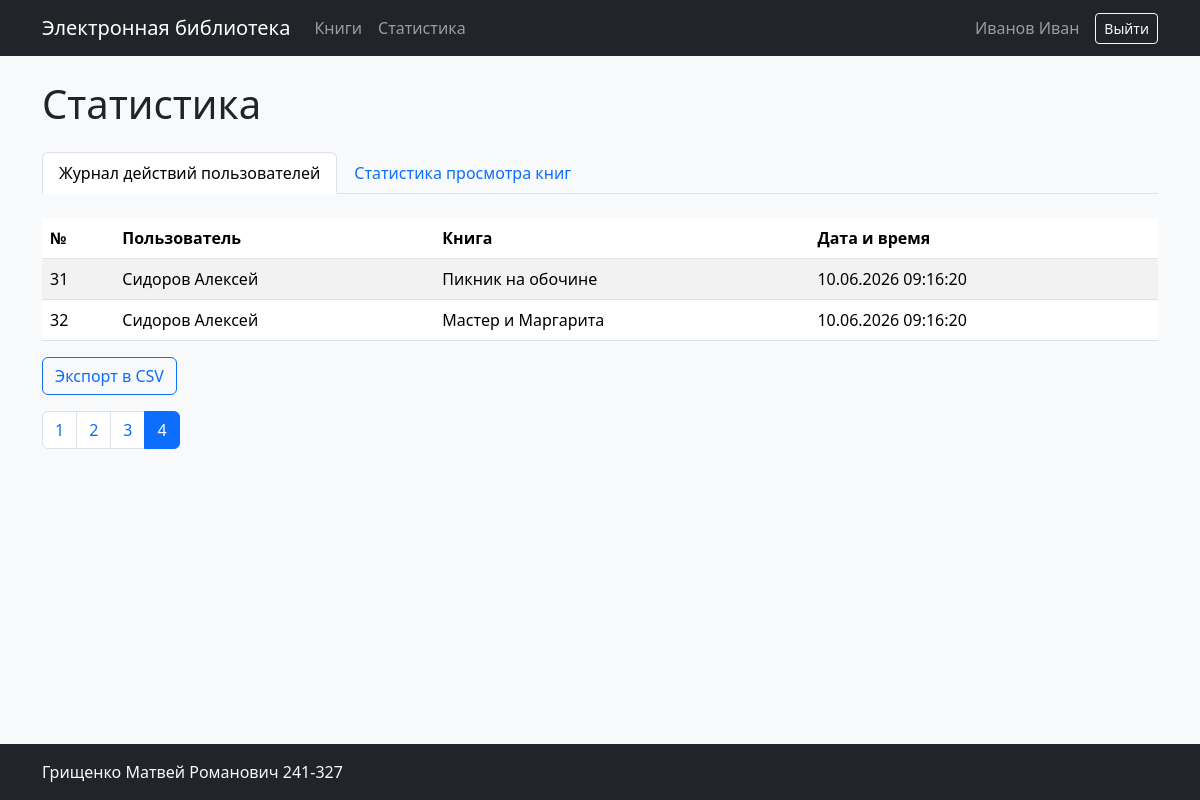
/statistics/?page=4&tab=journal (signed in), run on the app's committed database.
### app/models.py (models this page shows, shortened)
class User(db.Model, UserMixin):
    __tablename__ = "users"
    id: Mapped[int] = mapped_column(primary_key=True)
    login: Mapped[str] = mapped_column(db.String(100), unique=True, nullable=False)
    password_hash: Mapped[str] = mapped_column(db.String(255), nullable=False)
    last_name: Mapped[str] = mapped_column(db.String(100), nullable=False)
    first_name: Mapped[str] = mapped_column(db.String(100), nullable=False)
    middle_name: Mapped[str | None] = mapped_column(db.String(100))
    role_id: Mapped[int] = mapped_column(
        db.ForeignKey("roles.id"), nullable=False
    )
    role: Mapped[Role] = relationship(back_populates="users")
    reviews: Mapped[list["Review"]] = relationship(
        back_populates="user", cascade="all, delete-orphan"
    )
    views: Mapped[list["BookView"]] = relationship(back_populates="user")
    @property
    def full_name(self):
        return " ".join(
            part for part in (self.last_name, self.first_name, self.middle_name) if part
        )
    @property
    def role_name(self):
        return self.role.name

class BookView(db.Model):
    __tablename__ = "book_views"
    id: Mapped[int] = mapped_column(primary_key=True)
    book_id: Mapped[int] = mapped_column(
        db.ForeignKey("books.id", ondelete="CASCADE"), nullable=False
    )
    user_id: Mapped[int | None] = mapped_column(db.ForeignKey("users.id"))
    visitor_key: Mapped[str] = mapped_column(db.String(64), nullable=False, index=True)
    viewed_at: Mapped[datetime] = mapped_column(
        default=datetime.utcnow, nullable=False, index=True
    )
    book: Mapped[Book] = relationship(back_populates="views")
    user: Mapped[User | None] = relationship(back_populates="views")

class Book(db.Model):
    __tablename__ = "books"
    id: Mapped[int] = mapped_column(primary_key=True)
    title: Mapped[str] = mapped_column(db.String(255), nullable=False)
    short_description: Mapped[str] = mapped_column(db.Text, nullable=False)
    year: Mapped[int] = mapped_column(nullable=False)
    publisher: Mapped[str] = mapped_column(db.String(255), nullable=False)
    author: Mapped[str] = mapped_column(db.String(255), nullable=False)
    pages: Mapped[int] = mapped_column(nullable=False)
    created_at: Mapped[datetime] = mapped_column(default=datetime.utcnow)
    genres: Mapped[list[Genre]] = relationship(secondary=book_genres, lazy="selectin")
    cover: Mapped["Cover"] = relationship(
        back_populates="book",
        cascade="all, delete-orphan",
        uselist=False,
        passive_deletes=True,
    )
    reviews: Mapped[list["Review"]] = relationship(
        back_populates="book",
        cascade="all, delete-orphan",
        passive_deletes=True,
    )
    views: Mapped[list["BookView"]] = relationship(
        back_populates="book",
        cascade="all, delete-orphan",
        passive_deletes=True,
    )

### app/stats.py (the view)
@bp.route("/")
@rights_required("statistics")
def index():
    tab = request.args.get("tab", "journal")
    page = request.args.get("page", 1, type=int)
    raw_from = request.args.get("date_from", "")
    raw_to = request.args.get("date_to", "")
    date_from = parse_date(raw_from)
    date_to = parse_date(raw_to, end=True)
    if tab == "views":
        pagination = db.paginate(
            views_query(date_from, date_to),
            page=page,
            per_page=10,
            error_out=False,
        )
    else:
        pagination = db.paginate(
            journal_query(), page=page, per_page=10, error_out=False
        )
    return render_template(
        "statistics/index.html",
        title="Статистика",
        tab=tab,
        pagination=pagination,
        date_from=raw_from,
        date_to=raw_to,
    )

### app/__init__.py (called while the page is built)
@login_manager.user_loader
def load_user(user_id):
    return db.session.get(User, int(user_id))

### app/rights.py (called while the page is built)
def can(action):
    return (
        current_user.is_authenticated
        and action in RIGHTS.get(current_user.role_name, set())
    )

def rights_required(action):
    def decorator(view):
        @wraps(view)
        def wrapped(*args, **kwargs):
            if not current_user.is_authenticated:
                flash(
                    "Для выполнения данного действия необходимо пройти процедуру аутентификации",
                    "warning",
                )
                return redirect(url_for("auth.login", next=request.url))
            if not can(action):
                flash(
                    "У вас недостаточно прав для выполнения данного действия",
                    "danger",
                )
                return redirect(url_for("books.index"))
            return view(*args, **kwargs)
        return wrapped
    return decorator

### app/stats.py (called while the page is built)
def parse_date(value, end=False):
    if not value:
        return None
    parsed = datetime.strptime(value, "%Y-%m-%d").date()
    return datetime.combine(parsed, time.max if end else time.min)

def journal_query():
    return (
        db.select(BookView)
        .order_by(BookView.viewed_at.desc())
    )

### app/templates/statistics/index.html
{% extends 'base.html' %}
{% from 'pagination.html' import render_pagination %}
{% block content %}
<h1 class="mb-4">Статистика</h1>
<ul class="nav nav-tabs mb-4">
  <li class="nav-item">
    <a class="nav-link {% if tab == 'journal' %}active{% endif %}" href="{{ url_for('stats.index', tab='journal') }}">Журнал действий пользователей</a>
  </li>
  <li class="nav-item">
    <a class="nav-link {% if tab == 'views' %}active{% endif %}" href="{{ url_for('stats.index', tab='views') }}">Статистика просмотра книг</a>
  </li>
</ul>
{% if tab == 'views' %}
  <form class="row g-3 align-items-end mb-4" method="get">
    <input type="hidden" name="tab" value="views">
    <div class="col-sm-4">
      <label class="form-label">Дата от</label>
      <input class="form-control" name="date_from" type="date" value="{{ date_from }}">
    </div>
    <div class="col-sm-4">
      <label class="form-label">Дата до</label>
      <input class="form-control" name="date_to" type="date" value="{{ date_to }}">
    </div>
    <div class="col-sm-4"><button class="btn btn-primary">Применить</button></div>
  </form>
  <div class="table-responsive">
    <table class="table table-striped">
      <thead><tr><th>№</th><th>Название книги</th><th>Количество просмотров</th></tr></thead>
      <tbody>
        {% for row in pagination.items %}
          <tr><td>{{ (pagination.page - 1) * pagination.per_page + loop.index }}</td><td>{{ row.title }}</td><td>{{ row.views_count }}</td></tr>
        {% else %}
          <tr><td colspan="3">Данные отсутствуют.</td></tr>
        {% endfor %}
      </tbody>
    </table>
  </div>
  <a class="btn btn-outline-primary mb-3" href="{{ url_for('stats.views_csv', date_from=date_from, date_to=date_to) }}">Экспорт в CSV</a>
  {{ render_pagination(pagination, 'stats.index', {'tab': 'views', 'date_from': date_from, 'date_to': date_to}) }}
{% else %}
  <div class="table-responsive">
    <table class="table table-striped">
      <thead><tr><th>№</th><th>Пользователь</th><th>Книга</th><th>Дата и время</th></tr></thead>
      <tbody>
        {% for view in pagination.items %}
          <tr>
            <td>{{ (pagination.page - 1) * pagination.per_page + loop.index }}</td>
            <td>{{ view.user.full_name if view.user else 'Неаутентифицированный пользователь' }}</td>
            <td>{{ view.book.title }}</td>
            <td>{{ view.viewed_at.strftime('%d.%m.%Y %H:%M:%S') }}</td>
          </tr>
        {% else %}
          <tr><td colspan="4">Данные отсутствуют.</td></tr>
        {% endfor %}
      </tbody>
    </table>
  </div>
  <a class="btn btn-outline-primary mb-3" href="{{ url_for('stats.journal_csv') }}">Экспорт в CSV</a>
  {{ render_pagination(pagination, 'stats.index', {'tab': 'journal'}) }}
{% endif %}
{% endblock %}

### app/templates/base.html (shortened to what this page needs)
<!doctype html>
<html lang="ru">
  <head>
    <link href="https://cdn.jsdelivr.net/npm/bootstrap@5.3.3/dist/css/bootstrap.min.css" rel="stylesheet">
    <link href="https://cdn.jsdelivr.net/npm/easymde/dist/easymde.min.css" rel="stylesheet">
    <link rel="stylesheet" href="{{ url_for('static', filename='styles.css') }}">
  </head>
  <body class="d-flex flex-column min-vh-100">
    <nav class="navbar navbar-expand-lg navbar-dark bg-dark">
      <div class="container">
        <a class="navbar-brand" href="{{ url_for('books.index') }}">Электронная библиотека</a>
        <div class="collapse navbar-collapse" id="navbar">
          <div class="navbar-nav me-auto">
            <a class="nav-link" href="{{ url_for('books.index') }}">Книги</a>
            {% if can('statistics') %}
              <a class="nav-link" href="{{ url_for('stats.index') }}">Статистика</a>
            {% endif %}
          </div>
          <div class="navbar-nav align-items-lg-center">
            {% if current_user.is_authenticated %}
              <span class="navbar-text me-lg-3">{{ current_user.full_name }}</span>
              <a class="btn btn-outline-light btn-sm" href="{{ url_for('auth.logout') }}">Выйти</a>
            {% else %}
              <a class="btn btn-outline-light btn-sm" href="{{ url_for('auth.login') }}">Войти</a>
            {% endif %}
          </div>
        </div>
      </div>
    </nav>
    <main class="container py-4 flex-grow-1">
      {% block content %}{% endblock %}
    </main>
    <footer class="bg-dark text-light py-3">
      <div class="container">Грищенко Матвей Романович 241-327</div>
    </footer>
  </body>
</html>

### app/static/styles.css (style rules this page uses)
body { background: #f8f9fa; color: #202428; }

### data on the page
User: full_name "Иванов Иван"
BookView: page "31", user "Сидоров Алексей", book "Пикник на обочине", viewed_at "10.06.2026 09:16:20"
BookView: page "32", user "Сидоров Алексей", book "Мастер и Маргарита", viewed_at "10.06.2026 09:16:20"

### other printed values
{{ page }} "1" "2" "3" "4"
